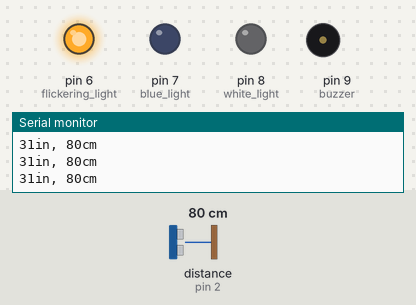
This sketch was run on a simulated Arduino Uno, built with avr-gcc and run on an emulated ATmega328P. Shown: output pins drawn as LEDs (lit = HIGH), buzzer (waves = sounding), the last lines printed to the serial monitor. Wiring (inferred from the names in the program): ultrasonic range finder: trigger pin 4; echo pin 2. The test bench sets the inputs (shaded band); at power-on: distance to the obstacle (sensor on pin 2) 80 cm. The echo pulse lasts 58.3 µs per cm; pins used as bus, display or sensor lines are not drawn.

Above: at 1.2 s.
1.3 s: distance to the obstacle (sensor on pin 2) set to 25 cm
2.9 s: distance to the obstacle (sensor on pin 2) set to 21 cm
At 3.8 s:
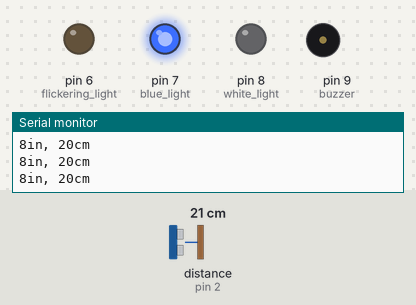
4.7 s: distance to the obstacle (sensor on pin 2) set to 18 cm
At 5.9 s:
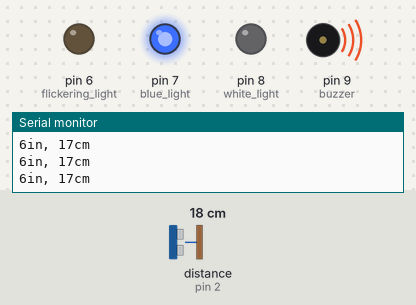
7.7 s: distance to the obstacle (sensor on pin 2) set to 13 cm
9.2 s: distance to the obstacle (sensor on pin 2) set to 10 cm
At 10.3 s:
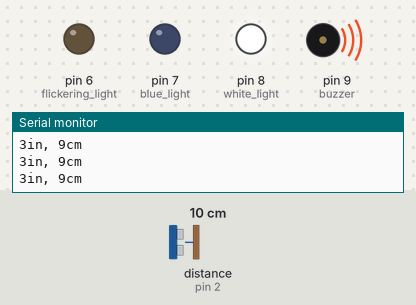
10.7 s: distance to the obstacle (sensor on pin 2) set to 60 cm
At 11.7 s:
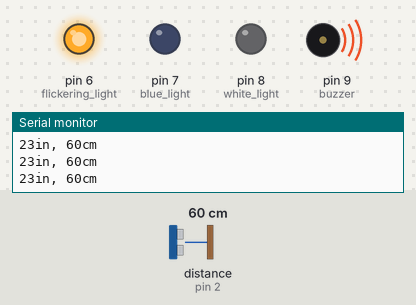
Timing chart, 0 to 13.7 s (numbered marks = the images above; inputs shaded):
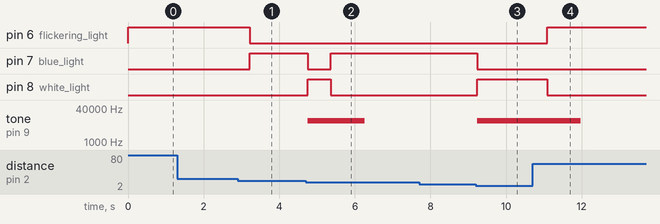

Measured:
- the behaviour switches between 24 and 23 cm on distance to the obstacle (sensor on pin 2) (found by bisection; images 0 and 1)
- the behaviour switches between 12 and 11 cm on distance to the obstacle (sensor on pin 2) (found by bisection; images 2 and 3)
- after the input at 2.9 s, pin 6 (flickering_light): HIGH → LOW after 0.32 s; pin 7 (blue_light): LOW → HIGH after 0.32 s
- after the input at 4.7 s, pin 7 (blue_light): HIGH → LOW after 0.05 s, → HIGH 0.61 s later; pin 8 (white_light): LOW → HIGH after 0.05 s, → LOW 0.61 s later; tone on pin 9 (buzzer): silent → 10000 Hz after 0.05 s, → silent 1.5 s later
- after the input at 9.2 s, pin 7 (blue_light): HIGH → LOW at once; pin 8 (white_light): LOW → HIGH at once; tone on pin 9 (buzzer): silent → 10000 Hz at once
- after the input at 10.7 s, pin 6 (flickering_light): LOW → HIGH after 0.38 s; pin 8 (white_light): HIGH → LOW after 0.38 s; tone on pin 9 (buzzer): 10000 Hz → silent after 1.3 s

The sketch:

water.ino
```cpp
const int trigerPIN = 4; // Trigger Pin of Ultrasonic Sensor
const int echoPin = 2; // Echo Pin of Ultrasonic Sensor

const long overFlow_POINT=10;//cm
const long lowest_water_level_POINT=23;//cm

const int blue_light=7;
const int white_light=8;
const int flickering_light=6;
const int buzzer=9;
long last_counter = -1;
const int MAX_SIZE = 8;
long arr[MAX_SIZE] = { 0 };//to store last few sensor

int font = -1, back = -1;

void push (long x)
{

  if (back == -1)
    {
      font++;
      back++;
      arr[back] = x;

    }
  else
    {
      if (((back + 1) % MAX_SIZE) == font)
  {
    font = (font + 1) % MAX_SIZE;
    back = (back + 1) % MAX_SIZE;
    arr[back] = x;
  }else{

    back = (back + 1) % MAX_SIZE;
    arr[back] = x;
  }

    }
  //printf ("push -> : %d\n ", arr[back]);
}


void setup(){
   Serial.begin(9600); // Starting Serial Terminal
   // opens serial port, sets data rate to 9600 bps

   pinMode(blue_light, OUTPUT);
   pinMode(white_light, OUTPUT);
   pinMode(flickering_light, OUTPUT);
   pinMode(buzzer, OUTPUT);

}


void loop() {
   long duration, current_Water_level_in_INCHES, current_Water_level_in_CM;

   pinMode(trigerPIN, OUTPUT);
   digitalWrite(trigerPIN, LOW);
   delayMicroseconds(2);
   digitalWrite(trigerPIN, HIGH);//turn on the trinsmitter
   delayMicroseconds(10);
   digitalWrite(trigerPIN, LOW);//turn off the trinsmitter
   pinMode(echoPin, INPUT);//turn on the receiver
   duration = pulseIn(echoPin, HIGH);

   current_Water_level_in_INCHES = microsecondsToInches(duration);
   current_Water_level_in_CM = microsecondsToCentimeters(duration);

   current_Water_level_in_CM=Check_for_error(current_Water_level_in_CM);


   if(current_Water_level_in_CM==0){
    //error
    digitalWrite(flickering_light, HIGH);
    digitalWrite(blue_light, HIGH);
    digitalWrite(white_light, HIGH);
   }else if(current_Water_level_in_CM<=overFlow_POINT){
    //over flow point
    tone(buzzer, 10000, 1000);//pin , frequency , duration in ms
    digitalWrite(blue_light, LOW);
    digitalWrite(flickering_light, LOW);
   digitalWrite(white_light, HIGH);

   }else if(current_Water_level_in_CM>=lowest_water_level_POINT){
    // lowest water level point
     digitalWrite(flickering_light, HIGH);
     digitalWrite(blue_light, LOW);
     digitalWrite(white_light, LOW);

   }else{
    //stable point
     digitalWrite(white_light, LOW);
     digitalWrite(flickering_light, LOW);
    digitalWrite(blue_light, HIGH);
   }

   Serial.print(current_Water_level_in_INCHES);
   Serial.print("in, ");
   Serial.print(current_Water_level_in_CM);
   Serial.print("cm");
   Serial.println();
   delay(100);
}
float get_probability (long item)
{

  //printf("item -> r : %d\n , ",item);
  int tfont = font;
  int tback = back;
  int counter = 0;
  int n = 1;

    for(int i=font;i!=back;i=(i+1)%MAX_SIZE){


      if (arr[i] == item)
  {
    counter += 1;

  }

      n += 1;


    }


     // printf("counter : %d ,n: %d \n",counter,n);

  return ((float)counter /(float) n) * 100.0;

}
long Check_for_error(long curr_water_lv_in_cm){


      push (curr_water_lv_in_cm);
      if (last_counter == -1)
  {
    last_counter =curr_water_lv_in_cm;

  }
      long rate_of_Change = (long) (abs (last_counter -curr_water_lv_in_cm));
      //printf("rate_of_Change %d \n",rate_of_Change);

      if (rate_of_Change >= 1 && rate_of_Change <= 3)
  {

    last_counter =
      last_counter +
      (long) ((sinh (curr_water_lv_in_cm- last_counter)) * rate_of_Change);

  }
      else
  {

    float prob = get_probability (curr_water_lv_in_cm);

    if (prob > 30)
      {
        last_counter = curr_water_lv_in_cm;

      }
  }
  return last_counter;

}
long microsecondsToInches(long microseconds) {
   return microseconds / 74 / 2;
}

long microsecondsToCentimeters(long microseconds) {
   return microseconds / 29 / 2;
  // 29 micSec/cm
}
```
